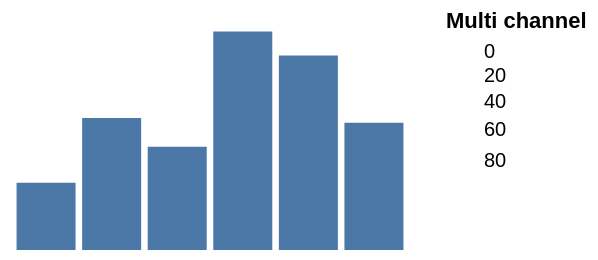

Source (Vega-Lite JSON):
### Vega specification from a JSON file in a GitHub repository (floating-point values rounded to 4 significant figures)
{"width": 200, "height": 120, "padding": 5, "data": [{"name": "t", "values": [{"a": "Alpha", "b": 28, "c": "x", "d": 1}, {"a": "Bravo", "b": 55, "c": "y", "d": 2}, {"a": "Charlie", "b": 43, "c": "x", "d": 3}, {"a": "Delta", "b": 91, "c": "z", "d": 4}, {"a": "Echo", "b": 81, "c": "y", "d": 5}, {"a": "Foxtrot", "b": 53, "c": "z", "d": 6}]}], "scales": [{"name": "x", "type": "band", "domain": {"data": "t", "field": "a"}, "range": "width", "padding": 0.1}, {"name": "y", "type": "linear", "domain": {"data": "t", "field": "b"}, "range": "height", "nice": true}, {"name": "color", "type": "ordinal", "domain": {"data": "t", "field": "c"}, "range": {"scheme": "category10"}}, {"name": "ramp", "type": "linear", "domain": {"data": "t", "field": "d"}, "range": {"scheme": "blues"}}, {"name": "size", "type": "linear", "domain": {"data": "t", "field": "b"}, "range": [10, 200]}, {"name": "shape", "type": "ordinal", "domain": {"data": "t", "field": "c"}, "range": "symbol"}, {"name": "quant", "type": "quantize", "domain": [0, 100], "range": {"scheme": "greens", "count": 4}}], "marks": [{"type": "rect", "from": {"data": "t"}, "encode": {"enter": {"x": {"scale": "x", "field": "a"}, "width": {"scale": "x", "band": 1}, "y": {"scale": "y", "field": "b"}, "y2": {"scale": "y", "value": 0}}}}], "legends": [{"fill": "color", "size": "size", "shape": "shape", "title": "Multi channel", "orient": "right"}]}
